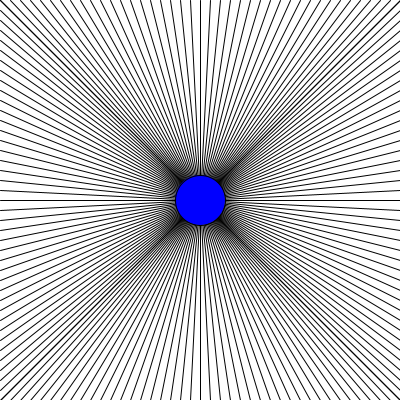
Frame 1 (no input)
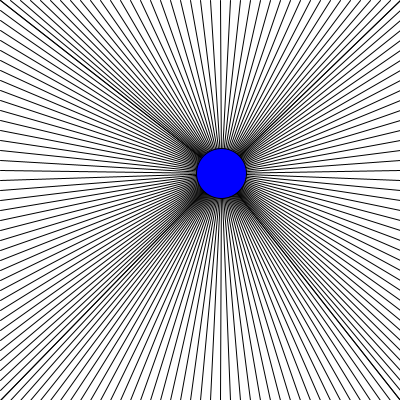
Frame 60 (the mouse pressed at the canvas centre just before this capture)
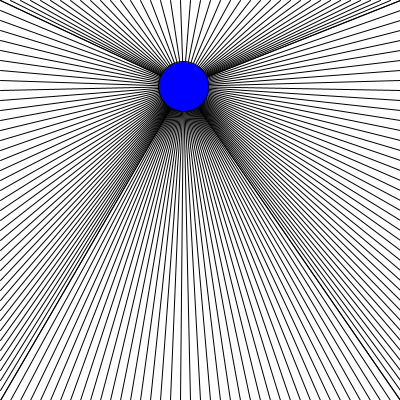
Frame 120 (the mouse held since frame 60 and released just before this capture)

The Processing sketch that drew these frames (run headless with seeded random() and noise(); from frame 60 on, the mouse is pressed at the canvas centre):

// Processing sketch: Ball_Chaos
// ── Ball_Chaos.pde
/** Line tracer **/

float cirX;
float cirY;
float dx;
float dy;
boolean xPos;
boolean yPos;
float x = abs(dx);
float y = abs(dy);

float cirX1;
float cirY1;
float dx1;
float dy1;
boolean xPos1;
boolean yPos1;
float x1 = abs(dx1);
float y1 = abs(dy1);

void setup(){
  size(400, 400);
  background(255);
  cirX = width/2;
  cirY = height/2;
  dx = random(-1, 1.1);
  dy = random(-1, 1.1);
  
  /**cirX1 = width/2;
  cirY1 = height/2;
  dx1 = random(-1, 1.1);
  dy1 = random(-1, 1.1);**/
}

void draw(){
  background(255);
  
  /** Trace on the Top and Bottom **/
  for (int upX = 0; upX <= width; upX = upX + 10){
    line(cirX, cirY, upX, 0);
  }
  
  for (int downX = 0; downX <= width; downX = downX + 10){
    line(cirX, cirY, downX, height);
  }
  
  
  
  /**for (int upX1 = 0; upX1 <= width; upX1 = upX1 + 10){
    line(cirX1, cirY1, upX1, 0);
  }
  
  for (int downX1 = 0; downX1 <= width; downX1 = downX1 + 10){
    line(cirX1, cirY1, downX1, height);
  }**/
  
  
  /** Trace on Left and Right **/
  for (int leftY = 0; leftY <= height; leftY = leftY + 10){
    line(cirX, cirY, 0, leftY);
  }
  
  for (int rightY = 0; rightY <= height; rightY = rightY + 10){
    line(cirX, cirY, width, rightY);
  }
  
  
  
  /**for (int leftY1 = 0; leftY1 <= height; leftY1 = leftY1 + 10){
    line(cirX1, cirY1, 0, leftY1);
  }
  
  for (int rightY1 = 0; rightY1 <= height; rightY1 = rightY1 + 10){
    line(cirX1, cirY1, width, rightY1);
  }
  **/
  
  /** Circle **/
  fill(0, 0, 255);
  circle(cirX, cirY, 50);
  
  /**fill(255, 0, 0);
  circle(cirX1, cirY1, 50);**/
  
  
  /** Bouncing Left to Right **/
  if (cirX > width-25){
    dx = -dx;
    xPos = false;
  }
  if (cirX < 25){
    dx = -dx;
    xPos = true;
  }
  
  
  /**
  if (cirX1 > width-25){
    dx1 = -dx1;
    xPos1 = false;
  }
  if (cirX1 < 25){
    dx1 = -dx1;
    xPos1 = true;
  }**/
  
  
  
  /** Bouncing Up and Down **/
  if (cirY > height-25){
    dy = -dy;
    yPos = false;
  }
  if (cirY < 25){
    dy = -dy;
    yPos = true;
  }
  
  
  /**
  if (cirY1 > height-25){
    dy1 = -dy1;
    yPos1 = false;
  }
  if (cirY1 < 25){
    dy1 = -dy1;
    yPos1 = true;
  }**/
  
  
  
  /** Code that actually moves the circle **/
  cirX = cirX + dx;
  cirY = cirY + dy;
  
  x = abs(dx);
  y = abs(dy);
  
  
  
  /**
  cirX1 = cirX1 + dx1;
  cirY1 = cirY1 + dy1;
  
  x1 = abs(dx1);
  y1 = abs(dy1);**/
  
  println(x + "," + y);
}


/** Increasing speed if you think a random number from -1 to 1 is slow **/
void mousePressed(){
  // X Speed Incrememt
  if (xPos){
    dx = dx + 1;
  }
  else{
    dx = dx - 1;
  }
  
  
  
  if (xPos1){
    dx1 = dx1 + 1;
  }
  else{
    dx1 = dx1 - 1;
  }
  
  
  // Y Speed Increment
  if (yPos){
    dy = dy + 1;
  }
  else{
    dy = dy - 1;
  }
  
  
  
  if (yPos1){
    dy1 = dy1 + 1;
  }
  else{
    dy1 = dy1 - 1;
  }
  
}


/** Decreasing Speed if you think it's too fast (slowpoke) **/
void keyPressed(){
  //X Speed Decrement
  if (xPos){
    dx = dx - 1;
  }
  else{
    dx = dx + 1;
  }
  
  
  
  if (xPos1){
    dx1 = dx1 - 1;
  }
  else{
    dx1 = dx1 + 1;
  }
  
  
  // Y Speed Decrement
  if (yPos){
    dy = dy - 1;
  }
  else{
    dy = dy + 1;
  }
  
  
  
  if (yPos1){
    dy1 = dy1 - 1;
  }
  else{
    dy1 = dy1 + 1;
  }
}
